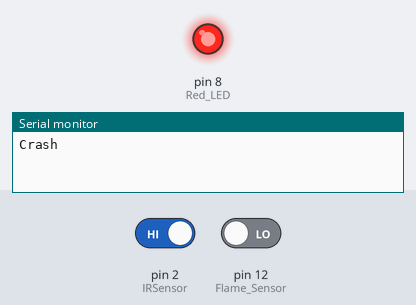
The sketch below on a simulated Arduino Uno, built with avr-gcc and run on an emulated ATmega328P. Shown: output pins drawn as LEDs (lit = HIGH), the last lines printed to the serial monitor. The inputs (shaded band) are chosen by the test bench; at power-on: pin 2 (IRSensor) HIGH, pin 12 (Flame_Sensor) LOW. The modem accepts every AT command (registered, SIM ready, sends succeed) and sends nothing else.

Above: at 1.3 s.
1.4 s: pin 2 (IRSensor) driven LOW
At 4.4 s:
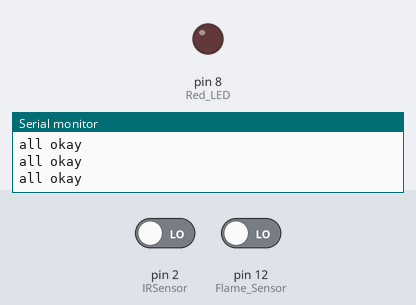
5.5 s: pin 12 (Flame_Sensor) driven HIGH
At 6.3 s:
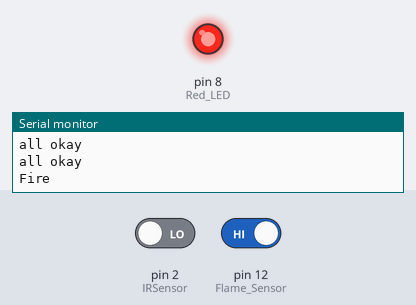
Timing chart, 0 to 8.5 s (numbered marks = the images above; inputs shaded):
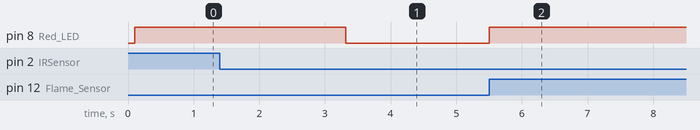

Measured:
- after the input at 1.4 s, pin 8 (Red_LED): HIGH → LOW after 1.9 s
- after the input at 5.5 s, pin 8 (Red_LED): LOW → HIGH at once

The sketch:

script.ino.ino
```cpp
#include <SoftwareSerial.h>
#include <TinyGPS++.h>

TinyGPSPlus gps;
int IRSensor = 2; // CONNECT IR SESNOR TO ARDUINO PIN 2
int Flame_Sensor = 12; // CONNECT FLAME SENSOR TO ARDUINO PIN 3
int Red_LED = 8; // CONNECT RED LED TO ARDUINO PIN 8;
SoftwareSerial mySerial(10,11); // CONNECT RX OF GSM TO 11 & TX OF GSM TO 10
SoftwareSerial ss(4, 3); // The serial connection to the GPS device
bool crash;
bool fire;

void setup()
{
  mySerial.begin(9600); // SETTING BAUD RATE OF GSM MODULE
  Serial.begin(9600); // SETTING BAUD RATE OF SERIAL MONITOR
  ss.begin(9600); //SETTING BAUD RATE OF GSM MODULE
  delay(100);
  pinMode(IRSensor, INPUT);
  pinMode(Flame_Sensor, INPUT);
  pinMode(Red_LED, OUTPUT);
}

void location(){
  gps.encode(ss.read());
  double a = gps.location.lat();
  double b = gps.location.lng();
  Serial.print("Latitude= ");
  Serial.print(a);
  Serial.println(" Longitude= ");
  Serial.print(b);
}

void turn_on(){
  digitalWrite(Red_LED, HIGH);  // turn the LED on (HIGH is the voltage level)
}

void turn_off(){
  digitalWrite(Red_LED, LOW);  // turn the LED on (HIGH is the voltage level)
}

void Crash_Alert()
{
  double a = gps.location.lat();
  double b = gps.location.lng();
  mySerial.println("AT+CMGF=1");    //Sets the GSM Module in Text Mode
  delay(1000);  // Delay of 1000 milli seconds or 1 second
  mySerial.println("AT+CMGS=\"+919354737630\"\r");
  delay(1000);
  mySerial.println("Accident Detected at the location: ");
  mySerial.print("Latitude= ");
  mySerial.print(a);
  mySerial.print(" Longitude= ");
  mySerial.print(b);
  Serial.println("Accident Detected at the location: ");
  Serial.print("Latitude= ");
  Serial.print(a);
  Serial.print(" Longitude= ");
  Serial.print(b);
  delay(100);
  mySerial.println((char)26);
  delay(1000);
}


void Fire_Alert()
{
  double a = gps.location.lat();
  double b = gps.location.lng();
  mySerial.println("AT+CMGF=1");    //Sets the GSM Module in Text Mode
  delay(1000);  // Delay of 1000 milli seconds or 1 second
  mySerial.println("AT+CMGS=\"+919518032832\"\r");
  delay(1000);
  mySerial.println("Vehicle is under fire at the location: ");
  mySerial.print("Latitude= ");
  mySerial.print(a);
  mySerial.print(" Longitude= ");
  mySerial.print(b);
  Serial.println("Vehicle is under fire at the location: ");
  Serial.print("Latitude= ");
  Serial.print(a);
  Serial.print(" Longitude= ");
  Serial.print(b);
  delay(100);
  mySerial.println((char)26);
  delay(1000);
}

void loop()
{
  crash = digitalRead(IRSensor);
  fire = digitalRead(Flame_Sensor);

  if (crash == 0 && fire == 0){
    Serial.println("all okay");
    turn_off();
  }
  else if (crash == 1 && fire == 1){
    Serial.println("total devastation");
    turn_on();
    Fire_Alert();
    Crash_Alert();
  } else {
    if(crash == 1){
      Serial.println("Crash");
      turn_on();
      Crash_Alert();
    } else if(fire == 1) {
      turn_on();
      Serial.println("Fire");
      Fire_Alert();
    }
  }
}
```
